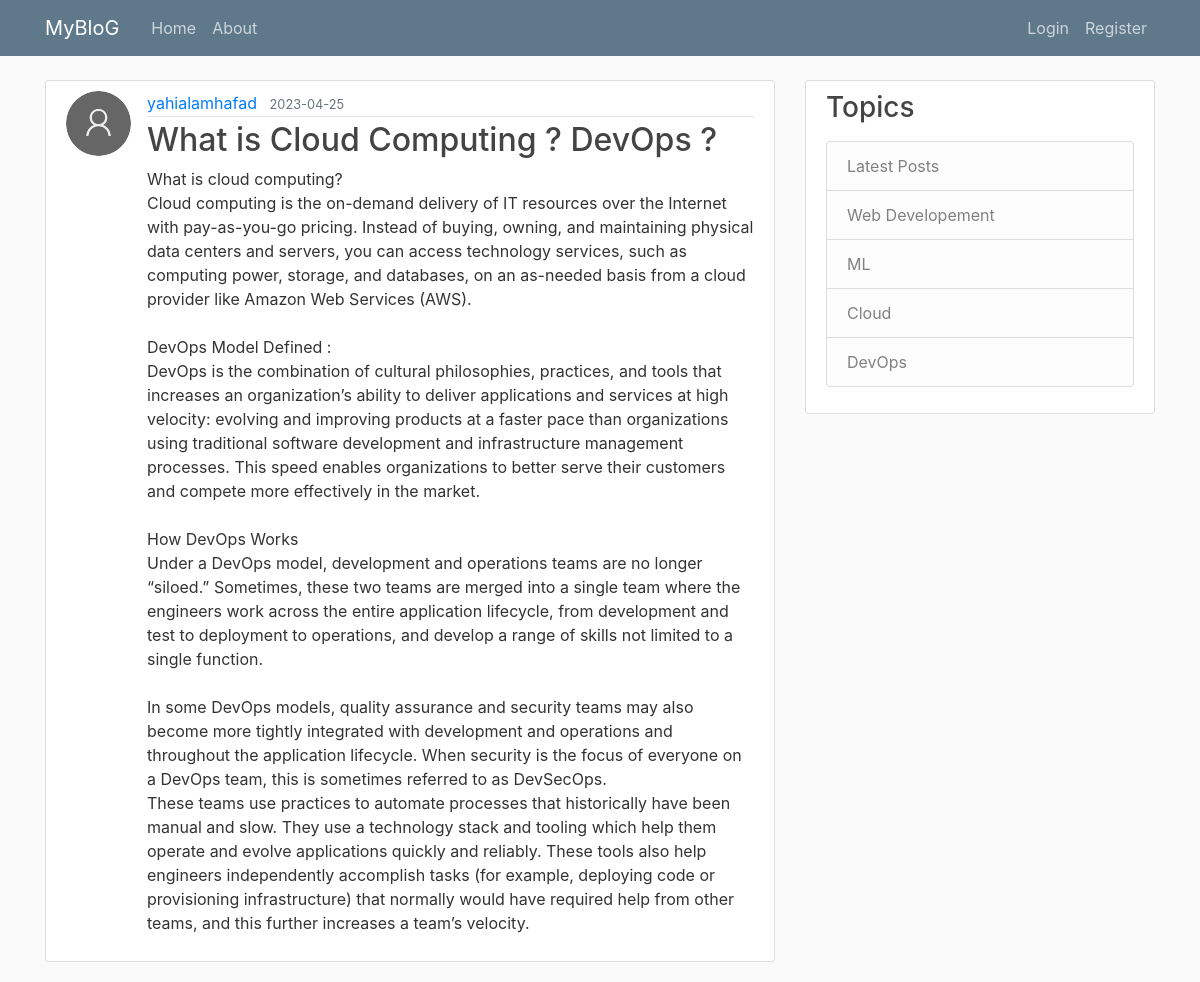
Screenshot of /post/3 with the database file from the repository.
### flaskblog/models.py (models this page shows, shortened)
class User(db.Model, UserMixin):
    id = db.Column(db.Integer, primary_key=True)
    username = db.Column(db.String(20), unique=True, nullable=False)
    email = db.Column(db.String(120), unique=True, nullable=False)
    image_file = db.Column(db.String(20), nullable=False, default='default.jpg')
    password = db.Column(db.String(60), nullable=False)
    posts = db.relationship('Post', backref='author', lazy=True)

class Post(db.Model):
    id = db.Column(db.Integer, primary_key=True)
    title = db.Column(db.String(100), nullable=False)
    date_posted = db.Column(db.DateTime, nullable=False, default=datetime.utcnow)
    content = db.Column(db.Text, nullable=False)
    user_id = db.Column(db.Integer, db.ForeignKey('user.id'), nullable=False)

### flaskblog/routes.py (the view)
@app.route('/post/<post_id>')
def post(post_id):
    post = Post.query.get_or_404(post_id)
    return render_template('post.html', title=post.title, post=post)

### flaskblog/templates/post.html (shortened to what this page needs)
{% extends "layout.html" %}
{% block content %}
        <article class="media content-section">
          <img src="{{ url_for('static', filename = 'profile_pics/'+ post.author.image_file) }}" alt="profile-pic" class="rounded-circle article-img">
          <div class="media-body">
            <div class="article-metadata">
              <a class="mr-2" href="#">{{ post.author.username }}</a>
              <small class="text-muted">{{ post.date_posted.strftime('%Y-%m-%d') }}</small>
            </div>
            <h2 class="article-title">{{ post.title }}</h2>
            <p class="article-content">{{ post.content }}</p>
          </div>
        </article>
{% endblock content %}

### flaskblog/static/main.css (style rules this page uses)
body { background: #fafafa; color: #333333; margin-top: 5rem; }
h1, h2, h3, h4, h5, h6 { color: #444444; }
.content-section { background: #ffffff; padding: 10px 20px; border: 1px solid #dddddd; border-radius: 3px; margin-bottom: 20px; }
.article-title { color: #444444; }
.article-content { white-space: pre-line; }
.article-img { height: 65px; width: 65px; margin-right: 16px; }
.article-metadata { padding-bottom: 1px; margin-bottom: 4px; border-bottom: 1px solid #e3e3e3 }

### rows the page displays
User: image_file (placeholder picture), author.username "yahialamhafad"
Post: date_posted "2023-04-25", title "What is Cloud Computing ? DevOps ?", content "What is cloud computing? Cloud computing is the on-demand delivery of IT resources over the Internet with pay-as-you-go pricing. Instead of buying, owning, and maintaining physical data centers and servers, you can access technology services, such as computing power, storage, and databases, on an as-needed basis from a cloud provider like Amazon Web Services (AWS). DevOps Model Defined : DevOps is the combination of cultural philosophies, practices, and tools that increases an organization’s ability to deliver applications and services at high velocity: evolving and improving products at a faster pace than organizations using traditional software development and infrastructure management…"
